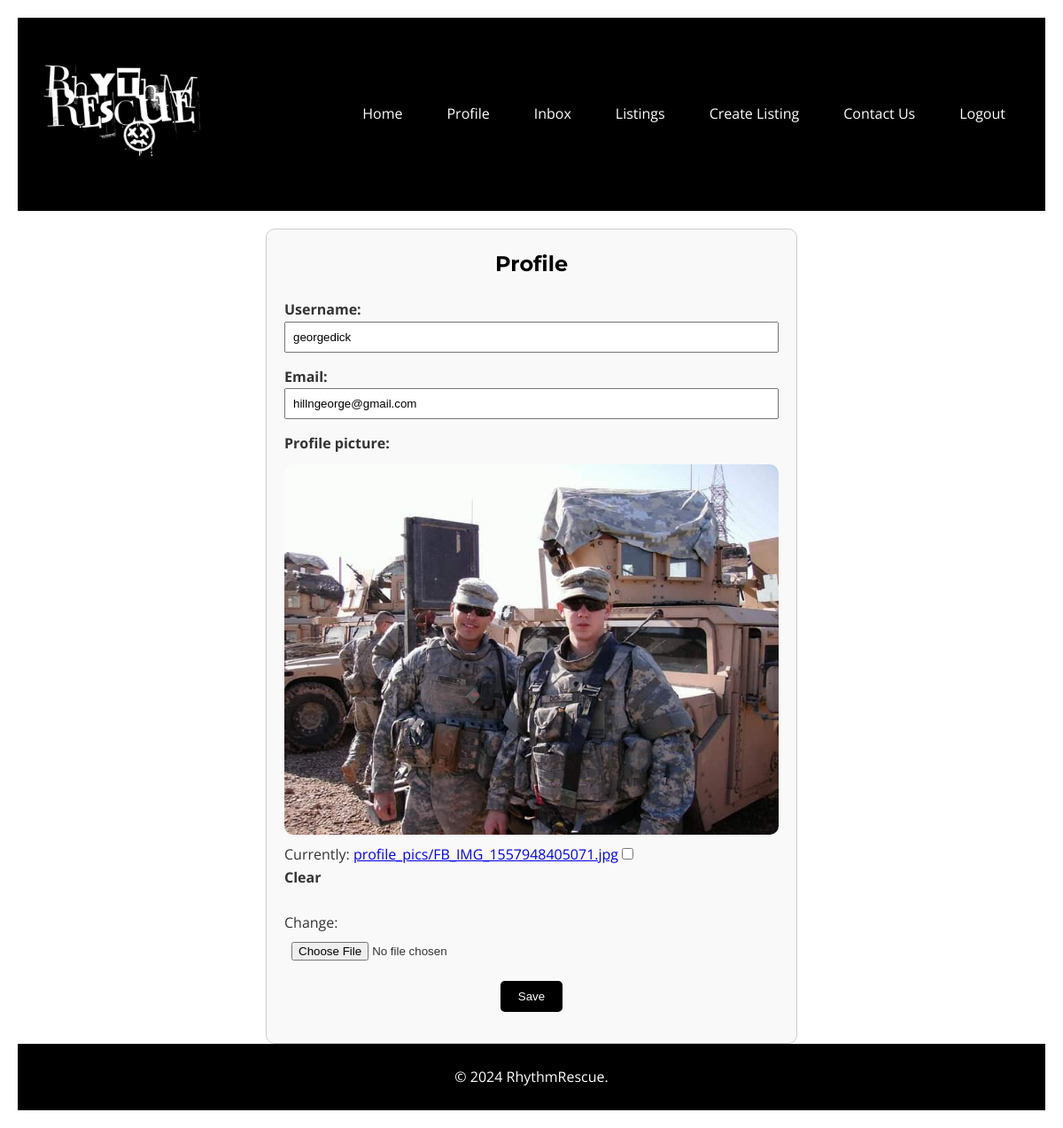
The app's page /users/profile/ (signed in) with its own data.
### users/models.py (models this page shows)
class CustomUser(AbstractUser):
    email = models.EmailField(unique=True)
    profile_picture = models.ImageField(upload_to='profile_pics/', blank=True)
    groups = models.ManyToManyField(
        'auth.Group',
        related_name='customuser_set',  # Change this line
        blank=True,
        help_text=('The groups this user belongs to. A user will get all permissions '
                   'granted to each of their groups.'),
        related_query_name='customuser',
    )
    user_permissions = models.ManyToManyField(
        'auth.Permission',
        related_name='customuser_set',  # Change this line
        blank=True,
        help_text='Specific permissions for this user.',
        related_query_name='customuser',
    )

### users/views.py (the view)
# urls.py: path('profile/', views.profile_view, name='profile'),
@login_required
def profile_view(request):
    if request.method == 'POST':
        form = CustomUserChangeForm(request.POST, request.FILES, instance=request.user)
        if form.is_valid():
            form.save()
            return redirect('profile')
    else:
        form = CustomUserChangeForm(instance=request.user)
    return render(request, 'users/profile.html', {'u_form': form})

### users/forms.py
class CustomUserChangeForm(UserChangeForm):
    class Meta:
        model = CustomUser
        fields = ('username', 'email', 'profile_picture')

### templates/users/profile.html (shortened to what this page needs)
{% extends 'base.html' %}
{% load static %}
{% block extra_css %}
<link rel="stylesheet" href="{% static 'css/profile.css' %}">
{% endblock %}
{% block content %}
<div class="profile-container">
    <h2>Profile</h2>
    <form method="post" enctype="multipart/form-data">
        <div>
            <label for="{{ u_form.username.id_for_label }}">Username:</label>
            {{ u_form.username }}
        </div>
        <div>
            <label for="{{ u_form.email.id_for_label }}">Email:</label>
            {{ u_form.email }}
        </div>
        <div>
            <label for="{{ u_form.profile_picture.id_for_label }}">Profile picture:</label>
            {% if user.profile_picture %}
                <img src="{{ user.profile_picture.url }}" alt="Profile Picture">
            {% else %}
                <img src="{% static 'img/default_profile_pic.jpg' %}" alt="Default Profile Picture">
                <p>No profile picture uploaded.</p>
            {% endif %}
            {{ u_form.profile_picture }}
        </div>
        <div class="button-container">
            <button type="submit">Save</button>
        </div>
    </form>
</div>
{% endblock %}

### static/css/base.css (style rules this page uses)
* { margin: 0; padding: 0; box-sizing: border-box; }
body { font-family: 'Open Sans', Arial, sans-serif; background-color: #ffffff; color: #333; line-height: 1.6; padding: 20px; }
h2 { font-family: 'Montserrat', sans-serif; color: #000000; margin-bottom: 15px; }

### static/css/profile.css (style rules this page uses)
.profile-container { max-width: 600px; margin: 0 auto; padding: 20px; border: 1px solid #ccc; border-radius: 10px; background-color: #f9f9f9; }
.profile-container h2 { text-align: center; margin-bottom: 20px; }
.profile-container form div { margin-bottom: 15px; }
.profile-container label { display: block; font-weight: bold; }
.profile-container input[type="text"], .profile-container input[type="email"], .profile-container input[type="file"] { width: 100%; padding: 8px; box-sizing: border-box; }
.profile-container img { display: block; margin: 10px 0; max-width: 100%; height: auto; border-radius: 10px; }
.profile-container .button-container { text-align: center; }
.profile-container .button-container button { padding: 10px 20px; background-color: #000000; color: #ffffff; border: none; border-radius: 5px; cursor: pointer; }

### records on screen
CustomUser: username "georgedick", email "hillngeorge@gmail.com", profile_picture (picture)
